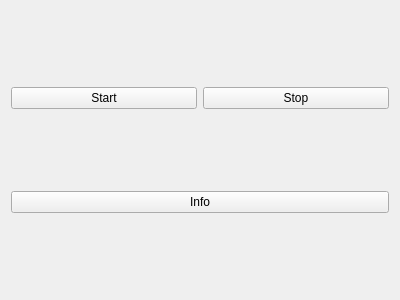
<?xml version="1.0" encoding="UTF-8"?>
<ui version="4.0">
 <class>MainWindow</class>
 <widget class="QMainWindow" name="MainWindow">
  <property name="geometry">
   <rect>
    <x>0</x>
    <y>0</y>
    <width>400</width>
    <height>300</height>
   </rect>
  </property>
  <property name="windowTitle">
   <string>MainWindow</string>
  </property>
  <widget class="QWidget" name="centralWidget">
   <layout class="QGridLayout" name="gridLayout">
    <item row="0" column="0">
     <widget class="QPushButton" name="pushButtonStart">
      <property name="text">
       <string>Start</string>
      </property>
     </widget>
    </item>
    <item row="0" column="1">
     <widget class="QPushButton" name="pushButtonStop">
      <property name="text">
       <string>Stop</string>
      </property>
     </widget>
    </item>
    <item row="1" column="0" colspan="2">
     <widget class="QPushButton" name="pushButtonInfo">
      <property name="text">
       <string>Info</string>
      </property>
     </widget>
    </item>
   </layout>
  </widget>
 </widget>
 <layoutdefault spacing="6" margin="11"/>
 <resources/>
 <connections/>
</ui>
